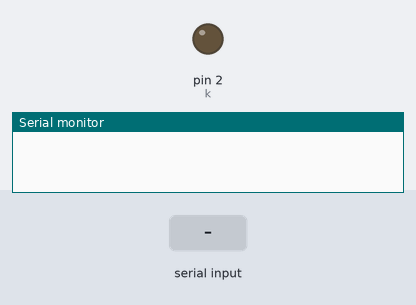
The sketch below on a simulated Arduino Uno, built with avr-gcc and run on an emulated ATmega328P. Parts: output pins drawn as LEDs (lit = HIGH), the last lines printed to the serial monitor. Inputs (shaded band) come from the test bench.

Above: at 1.2 s.
1.3 s: "ac" received over Serial
At 3.5 s:
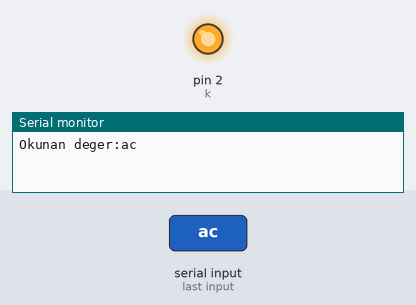
3.8 s: "kapat" received over Serial
At 5.5 s:
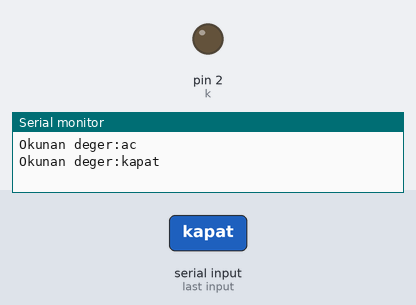
Timing chart, 0 to 7.0 s (numbered marks = the images above; inputs shaded):
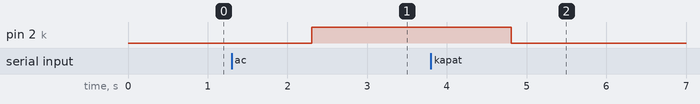

The sketch:

Seri_Ekran__le_Led_Kontrol.ino
```cpp
// Değişkenler
int k = 2 ;
bool p = false;
String okunan;
void setup()
{
  Serial.begin(9600);
  pinMode(k, OUTPUT);
}

void loop() {
  while (Serial.available() > 0)
  {
    okunan = Serial.readString();
    Serial.print("Okunan deger:");
    Serial.println(okunan);
    if (p  == true && okunan == "ac")
      {
        Serial.println("Zaten Acik konumda.");
      }
    else if (okunan == "ac")
    {
      digitalWrite(k, HIGH);
      p = true;
    }


    if (p == false && okunan == "kapat" )
      {
        Serial.println("Zaten kapali konumda.");
      }
      else if (okunan == "kapat")
    {
      digitalWrite(k, LOW);
      p = false;
    }
  }
}
```

Measured:
- after the input at 1.3 s, pin 2 (k): LOW → HIGH after 1.0 s
- after the input at 3.8 s, pin 2 (k): HIGH → LOW after 1.0 s
